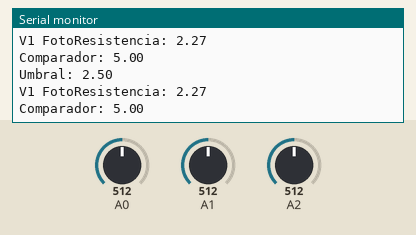
Simulated run of this sketch. Board: Arduino Uno, built with avr-gcc and run on an emulated ATmega328P. Shown: the last lines printed to the serial monitor. The inputs (shaded band) are chosen by the test bench; at power-on: A0 = 512, A1 = 512, A2 = 512.

Above: at 3.8 s.
3.9 s: A0 set to 716
At 7.3 s:
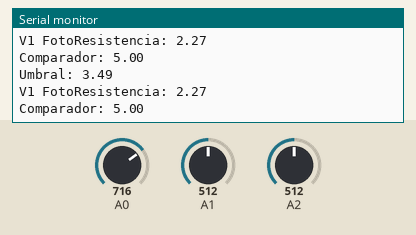
7.8 s: A1 set to 716
At 9.6 s:
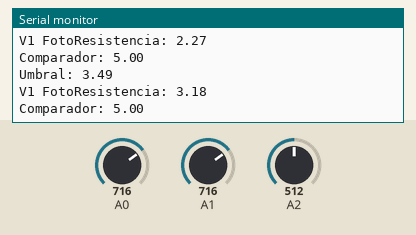
11.7 s: A2 set to 230
At 13.1 s:
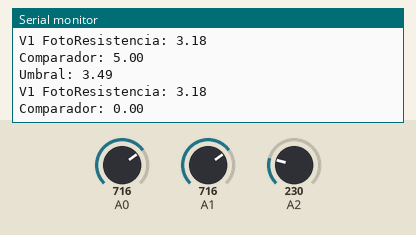
15.6 s: A0 set to 900
At 19.0 s:
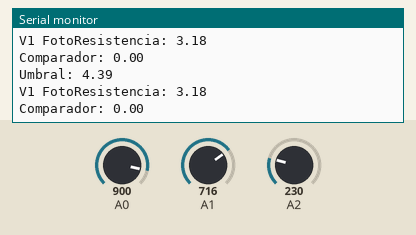
19.5 s: A1 set to 900
At 21.4 s:
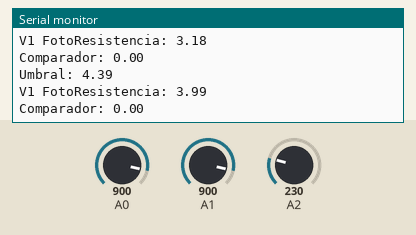
Timing chart, 0 to 22.9 s (numbered marks = the images above; inputs shaded):
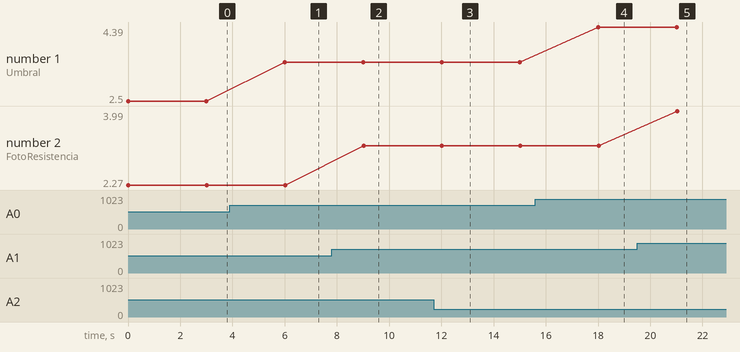

The sketch:

ejercicio4.ino
```cpp
void setup() {
  Serial.begin(9600);
 }

void loop() {
  float sensorValue = analogRead(A0);
  float sensorValueFR = analogRead(A1);
  float comparador = analogRead(A2);


  float v0= (sensorValue*4.96)/1017;
  float v1= (sensorValueFR*4.54)/1023;

  if(comparador>=240)
  {
    comparador = 5.00;
  }
  else
  {
    comparador = 0.00;
  }

  Serial.print("\n");
  Serial.print("Umbral: ");
  Serial.println(v0);
  Serial.print("V1 FotoResistencia: ");
  Serial.println(v1);
  Serial.print("Comparador: ");
  Serial.println(comparador);


  delay(3000);
}
```

Measured:
- after the input at 3.9 s, the serial monitor: prints a new line after 2.1 s (image 1)
- after the input at 7.8 s, the serial monitor: prints a new line after 1.2 s (image 2)
- after the input at 11.7 s, the serial monitor: prints a new line after 0.35 s (image 3)
- after the input at 15.6 s, the serial monitor: prints a new line after 2.4 s (image 4)
- after the input at 19.5 s, the serial monitor: prints a new line after 1.5 s (image 5)
- plotted number 1: 2.5 → 3.49 after the input at 3.9 s, 3.49 → 4.39 after the input at 15.6 s
- plotted number 2: 2.27 → 3.18 after the input at 7.8 s, 3.18 → 3.99 after the input at 19.5 s
